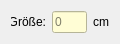
      <widget class="QWidget" name="layoutWidget_2">
       <property name="geometry">
        <rect>
         <x>790</x>
         <y>140</y>
         <width>97</width>
         <height>22</height>
        </rect>
       </property>
       <layout class="QHBoxLayout" name="HLayout_height">
        <item>
         <widget class="QLabel" name="lblperformer_groesse">
          <property name="minimumSize">
           <size>
            <width>35</width>
            <height>0</height>
           </size>
          </property>
          <property name="maximumSize">
           <size>
            <width>45</width>
            <height>16777215</height>
           </size>
          </property>
          <property name="text">
           <string>Größe:</string>
          </property>
          <property name="alignment">
           <set>Qt::AlignRight|Qt::AlignTrailing|Qt::AlignVCenter</set>
          </property>
         </widget>
        </item>
        <item>
         <widget class="ClickableQLineEdit" name="lnEdit_performer_height">
          <property name="minimumSize">
           <size>
            <width>35</width>
            <height>0</height>
           </size>
          </property>
          <property name="maximumSize">
           <size>
            <width>35</width>
            <height>16777215</height>
           </size>
          </property>
          <property name="contextMenuPolicy">
           <enum>Qt::CustomContextMenu</enum>
          </property>
          <property name="styleSheet">
           <string notr="true">QLineEdit,QTextEdit { 
background-color: #FFFDD5;}
QLineEdit:hover,QTextEdit:hover {
border: 2px solid rgb(49, 50, 62);}
QLineEdit:focus,QTextEdit:focus {
border: 2px inset rgb(85, 170, 255);}
QLineEdit::placeholderText { 
color: rgb(213, 213, 213);}




</string>
          </property>
          <property name="inputMask">
           <string>999</string>
          </property>
          <property name="text">
           <string/>
          </property>
          <property name="placeholderText">
           <string notr="true">0</string>
          </property>
         </widget>
        </item>
        <item>
         <widget class="QLabel" name="lbl_kg_2">
          <property name="text">
           <string>cm</string>
          </property>
         </widget>
        </item>
       </layout>
      </widget>
